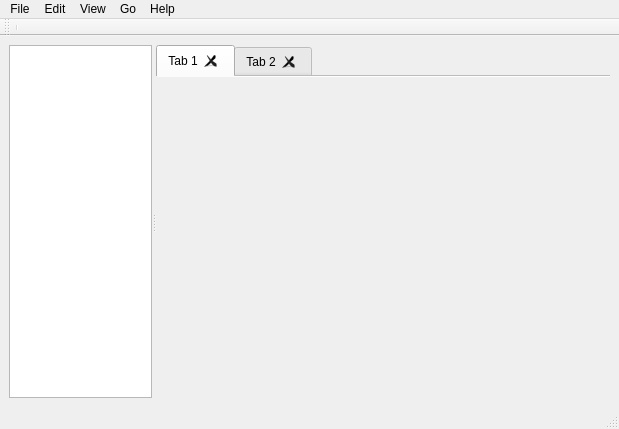
<?xml version="1.0" encoding="UTF-8"?>
<ui version="4.0">
 <class>MainWindow</class>
 <widget class="QMainWindow" name="MainWindow">
  <property name="geometry">
   <rect>
    <x>0</x>
    <y>0</y>
    <width>619</width>
    <height>429</height>
   </rect>
  </property>
  <property name="windowTitle">
   <string>MainWindow</string>
  </property>
  <widget class="QWidget" name="centralwidget">
   <layout class="QGridLayout" name="gridLayout">
    <item row="0" column="0">
     <widget class="QSplitter" name="splitter">
      <property name="orientation">
       <enum>Qt::Horizontal</enum>
      </property>
      <widget class="QTextBrowser" name="shortcutBar">
       <property name="sizePolicy">
        <sizepolicy hsizetype="Ignored" vsizetype="Expanding">
         <horstretch>0</horstretch>
         <verstretch>0</verstretch>
        </sizepolicy>
       </property>
      </widget>
      <widget class="QTabWidget" name="dirTabs">
       <property name="sizePolicy">
        <sizepolicy hsizetype="Expanding" vsizetype="Expanding">
         <horstretch>30</horstretch>
         <verstretch>0</verstretch>
        </sizepolicy>
       </property>
       <property name="currentIndex">
        <number>0</number>
       </property>
       <property name="documentMode">
        <bool>true</bool>
       </property>
       <property name="tabsClosable">
        <bool>true</bool>
       </property>
       <property name="movable">
        <bool>true</bool>
       </property>
       <widget class="QWidget" name="tab_1">
        <property name="minimumSize">
         <size>
          <width>450</width>
          <height>0</height>
         </size>
        </property>
        <attribute name="title">
         <string>Tab 1</string>
        </attribute>
       </widget>
       <widget class="QWidget" name="tab_2">
        <attribute name="title">
         <string>Tab 2</string>
        </attribute>
       </widget>
      </widget>
     </widget>
    </item>
   </layout>
  </widget>
  <widget class="QMenuBar" name="menubar">
   <property name="geometry">
    <rect>
     <x>0</x>
     <y>0</y>
     <width>619</width>
     <height>22</height>
    </rect>
   </property>
   <widget class="QMenu" name="menuFile">
    <property name="title">
     <string>File</string>
    </property>
    <widget class="QMenu" name="menuCreateNew">
     <property name="title">
      <string>Create new...</string>
     </property>
     <addaction name="actionNewDir"/>
     <addaction name="separator"/>
     <addaction name="actionNewFile"/>
    </widget>
    <addaction name="actionNewTab"/>
    <addaction name="actionNewWindow"/>
    <addaction name="separator"/>
    <addaction name="menuCreateNew"/>
    <addaction name="separator"/>
    <addaction name="actionQuit"/>
   </widget>
   <widget class="QMenu" name="menuEdit">
    <property name="title">
     <string>Edit</string>
    </property>
    <addaction name="actionCut"/>
    <addaction name="actionCopy"/>
    <addaction name="actionPaste"/>
    <addaction name="separator"/>
    <addaction name="actionSearch"/>
   </widget>
   <widget class="QMenu" name="menuView">
    <property name="title">
     <string>View</string>
    </property>
    <addaction name="actionRefresh"/>
    <addaction name="separator"/>
    <addaction name="actionShowHiddenFiles"/>
   </widget>
   <widget class="QMenu" name="menuGo">
    <property name="title">
     <string>Go</string>
    </property>
    <addaction name="actionUp"/>
    <addaction name="actionBack"/>
    <addaction name="actionForward"/>
    <addaction name="actionHome"/>
   </widget>
   <widget class="QMenu" name="menuHelp">
    <property name="title">
     <string>Help</string>
    </property>
   </widget>
   <addaction name="menuFile"/>
   <addaction name="menuEdit"/>
   <addaction name="menuView"/>
   <addaction name="menuGo"/>
   <addaction name="menuHelp"/>
  </widget>
  <widget class="QStatusBar" name="statusbar"/>
  <widget class="QToolBar" name="toolBar">
   <property name="contextMenuPolicy">
    <enum>Qt::ActionsContextMenu</enum>
   </property>
   <property name="windowTitle">
    <string>toolBar</string>
   </property>
   <property name="iconSize">
    <size>
     <width>22</width>
     <height>22</height>
    </size>
   </property>
   <attribute name="toolBarArea">
    <enum>TopToolBarArea</enum>
   </attribute>
   <attribute name="toolBarBreak">
    <bool>false</bool>
   </attribute>
   <addaction name="separator"/>
  </widget>
  <action name="actionNewTab">
   <property name="icon">
    <iconset theme="tab-new"/>
   </property>
   <property name="text">
    <string>New Tab</string>
   </property>
   <property name="statusTip">
    <string>Open a new tab within this window.</string>
   </property>
   <property name="shortcut">
    <string>Ctrl+T</string>
   </property>
  </action>
  <action name="actionNewWindow">
   <property name="icon">
    <iconset theme="window-new"/>
   </property>
   <property name="text">
    <string>New Window</string>
   </property>
   <property name="statusTip">
    <string>Open a new window attached to this instance.</string>
   </property>
   <property name="shortcut">
    <string>Ctrl+N</string>
   </property>
  </action>
  <action name="actionQuit">
   <property name="icon">
    <iconset theme="exit"/>
   </property>
   <property name="text">
    <string>Quit</string>
   </property>
  </action>
  <action name="actionUp">
   <property name="icon">
    <iconset theme="go-up"/>
   </property>
   <property name="text">
    <string>Up</string>
   </property>
   <property name="statusTip">
    <string>Open the parent directory.</string>
   </property>
  </action>
  <action name="actionBack">
   <property name="icon">
    <iconset theme="go-previous"/>
   </property>
   <property name="text">
    <string>Back</string>
   </property>
   <property name="statusTip">
    <string>Return to the previously visited folder.</string>
   </property>
   <property name="shortcut">
    <string>Back, Alt+Left</string>
   </property>
  </action>
  <action name="actionForward">
   <property name="icon">
    <iconset theme="go-next"/>
   </property>
   <property name="text">
    <string>Forward</string>
   </property>
   <property name="statusTip">
    <string>Undo the last &quot;Back&quot; action.</string>
   </property>
   <property name="shortcut">
    <string>Forward, Alt+Right</string>
   </property>
  </action>
  <action name="actionHome">
   <property name="icon">
    <iconset theme="go-home"/>
   </property>
   <property name="text">
    <string>Home</string>
   </property>
   <property name="statusTip">
    <string>Open your home directory.</string>
   </property>
   <property name="shortcut">
    <string>Alt+Home</string>
   </property>
  </action>
  <action name="actionCut">
   <property name="icon">
    <iconset theme="edit-cut"/>
   </property>
   <property name="text">
    <string>Cut</string>
   </property>
   <property name="statusTip">
    <string>Prepare selected file(s) to be moved upon pasting elsewhere.</string>
   </property>
   <property name="shortcut">
    <string>Ctrl+X</string>
   </property>
  </action>
  <action name="actionCopy">
   <property name="icon">
    <iconset theme="edit-copy"/>
   </property>
   <property name="text">
    <string>Copy</string>
   </property>
   <property name="statusTip">
    <string>Prepare selected file(s) to be copied upon pasting elsewhere.</string>
   </property>
   <property name="shortcut">
    <string>Ctrl+C</string>
   </property>
  </action>
  <action name="actionPaste">
   <property name="icon">
    <iconset theme="edit-paste"/>
   </property>
   <property name="text">
    <string>Paste</string>
   </property>
   <property name="statusTip">
    <string>Paste file from clipboard. Action depends on contents of clipboard.</string>
   </property>
   <property name="shortcut">
    <string>Ctrl+V</string>
   </property>
  </action>
  <action name="actionSearch">
   <property name="icon">
    <iconset theme="edit-find"/>
   </property>
   <property name="text">
    <string>Search</string>
   </property>
   <property name="statusTip">
    <string>Search for files, starting from the current directory.</string>
   </property>
   <property name="shortcut">
    <string>Ctrl+F</string>
   </property>
  </action>
  <action name="actionRefresh">
   <property name="icon">
    <iconset theme="reload"/>
   </property>
   <property name="text">
    <string>Refresh</string>
   </property>
   <property name="statusTip">
    <string>Reload the current directory.</string>
   </property>
   <property name="shortcut">
    <string>F5, Ctrl+R</string>
   </property>
  </action>
  <action name="actionNewDir">
   <property name="icon">
    <iconset theme="folder-new"/>
   </property>
   <property name="text">
    <string>Directory</string>
   </property>
   <property name="statusTip">
    <string>Create a new directory within the current directory.</string>
   </property>
  </action>
  <action name="actionNewFile">
   <property name="icon">
    <iconset theme="document-new"/>
   </property>
   <property name="text">
    <string>Empty File</string>
   </property>
   <property name="statusTip">
    <string>Create a new empty file within the current directory.</string>
   </property>
  </action>
  <action name="actionShowHiddenFiles">
   <property name="checkable">
    <bool>true</bool>
   </property>
   <property name="text">
    <string>Show Hidden Files</string>
   </property>
   <property name="statusTip">
    <string>Whether to hide or show the files your system says should be hidden.</string>
   </property>
   <property name="shortcut">
    <string>Ctrl+H</string>
   </property>
  </action>
 </widget>
 <resources/>
 <connections/>
</ui>
